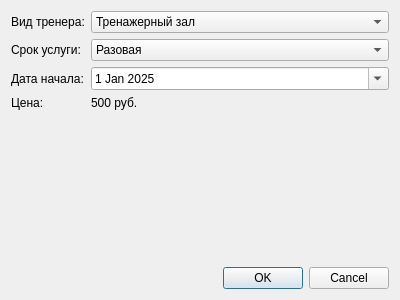
<?xml version="1.0" encoding="UTF-8"?>
<ui version="4.0">
 <class>TrainerServiceDialog</class>
 <widget class="QDialog" name="TrainerServiceDialog">
  <property name="geometry">
   <rect>
    <x>0</x>
    <y>0</y>
    <width>400</width>
    <height>300</height>
   </rect>
  </property>
  <property name="windowTitle">
   <string>Покупка тренерской услуги</string>
  </property>
  <layout class="QVBoxLayout" name="verticalLayout">
   <item>
    <layout class="QFormLayout" name="formLayout">
     <item row="0" column="0">
      <widget class="QLabel" name="serviceTypeLabel">
       <property name="text">
        <string>Вид тренера:</string>
       </property>
      </widget>
     </item>
     <item row="0" column="1">
      <widget class="QComboBox" name="serviceTypeComboBox">
       <item>
        <property name="text">
         <string>Тренажерный зал</string>
        </property>
       </item>
       <item>
        <property name="text">
         <string>Групповые тренировки</string>
        </property>
       </item>
       <item>
        <property name="text">
         <string>Плавание</string>
        </property>
       </item>
       <item>
        <property name="text">
         <string>Бокс</string>
        </property>
       </item>
      </widget>
     </item>
     <item row="1" column="0">
      <widget class="QLabel" name="durationLabel">
       <property name="text">
        <string>Срок услуги:</string>
       </property>
      </widget>
     </item>
     <item row="1" column="1">
      <widget class="QComboBox" name="durationComboBox">
       <item>
        <property name="text">
         <string>Разовая</string>
        </property>
       </item>
       <item>
        <property name="text">
         <string>Неделя</string>
        </property>
       </item>
       <item>
        <property name="text">
         <string>Месяц</string>
        </property>
       </item>
       <item>
        <property name="text">
         <string>Полгода</string>
        </property>
       </item>
       <item>
        <property name="text">
         <string>Год</string>
        </property>
       </item>
       <item>
        <property name="text">
         <string>Два года</string>
        </property>
       </item>
      </widget>
     </item>
     <item row="2" column="0">
      <widget class="QLabel" name="startDateLabel">
       <property name="text">
        <string>Дата начала:</string>
       </property>
      </widget>
     </item>
     <item row="2" column="1">
      <widget class="QDateEdit" name="startDateEdit">
       <property name="calendarPopup">
        <bool>true</bool>
       </property>
       <property name="date">
        <date>
         <year>2025</year>
         <month>1</month>
         <day>1</day>
        </date>
       </property>
      </widget>
     </item>
     <item row="3" column="0">
      <widget class="QLabel" name="costLabel">
       <property name="text">
        <string>Цена:</string>
       </property>
      </widget>
     </item>
     <item row="3" column="1">
      <widget class="QLabel" name="costLabelValue">
       <property name="text">
        <string>500 руб.</string>
       </property>
      </widget>
     </item>
    </layout>
   </item>
   <item>
    <spacer name="verticalSpacer">
     <property name="orientation">
      <enum>Qt::Vertical</enum>
     </property>
     <property name="sizeHint" stdset="0">
      <size>
       <width>20</width>
       <height>40</height>
      </size>
     </property>
    </spacer>
   </item>
   <item>
    <widget class="QDialogButtonBox" name="buttonBox">
     <property name="orientation">
      <enum>Qt::Horizontal</enum>
     </property>
     <property name="standardButtons">
      <set>QDialogButtonBox::Cancel|QDialogButtonBox::Ok</set>
     </property>
    </widget>
   </item>
  </layout>
 </widget>
 <resources/>
 <connections>
  <connection>
   <sender>buttonBox</sender>
   <signal>accepted()</signal>
   <receiver>TrainerServiceDialog</receiver>
   <slot>accept()</slot>
   <hints>
    <hint type="sourcelabel">
     <x>248</x>
     <y>254</y>
    </hint>
    <hint type="destinationlabel">
     <x>157</x>
     <y>274</y>
    </hint>
   </hints>
  </connection>
  <connection>
   <sender>buttonBox</sender>
   <signal>rejected()</signal>
   <receiver>TrainerServiceDialog</receiver>
   <slot>reject()</slot>
   <hints>
    <hint type="sourcelabel">
     <x>316</x>
     <y>260</y>
    </hint>
    <hint type="destinationlabel">
     <x>286</x>
     <y>274</y>
    </hint>
   </hints>
  </connection>
 </connections>
</ui>
